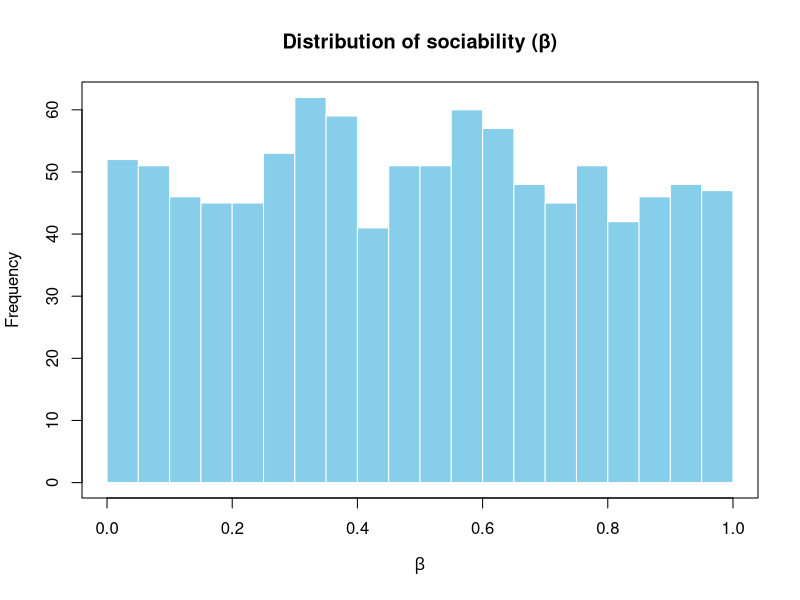
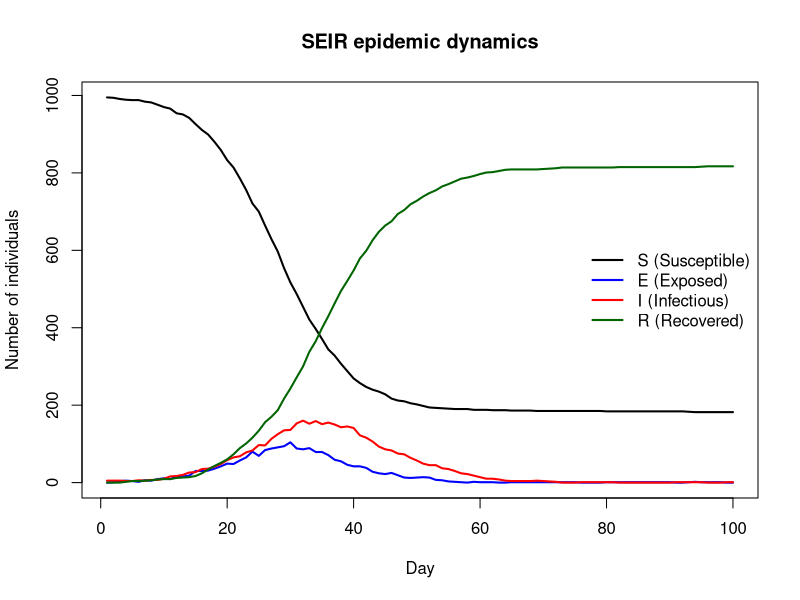
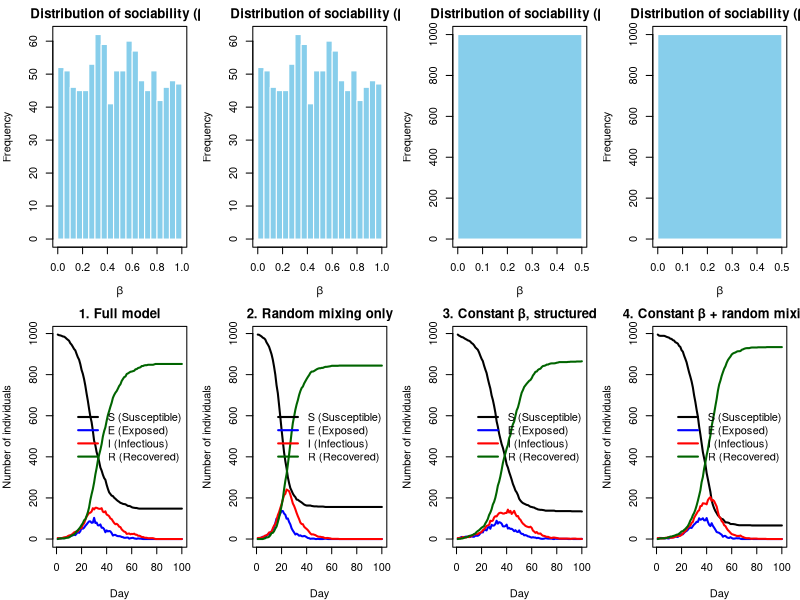

Recreate these plots in R, in order.
#Contribution:
# Zixuan Qiu s2777279: Question3, 34%
#Jianru Guo s2806788: Question 4,5
#
#
# --------------------------------------------------------------------
# GitHub Link: 
# --------------------------------------------------------------------
# SEIR Epidemic Model with Household and Network Structure
# ---------------------------------------------------------------------
# This code implements a SEIR (Susceptible-Exposed-Infected-Recovered)
# epidemic model that incorporates social structure through:
#   - Households: people living together
#   - Contact networks: regular network of contacts
#   - Random mixing: Irrespective of household or regular network relations
# ---------------------------------------------------------------------
# Structure:
#
# nseir: Simulate SEIR epidemic with household and network structure
#


#Assuming the population size n = 1000 and the maximum household size is 5
n<-1000

#First, we need to create a vector "h" (length of h = n) to show which household each person belongs to.
set.seed(111) #use set.seed() function to make sure every time we run this code, we will get the same "h"
h <- rep(1:n, times = sample(1:5, n, replace = TRUE))[1:n]
#sample() is used to randomly get 1000 house sizes which ranges from 1 to 5 based on uniform distribution, i.e. the first element of "h" means the first household size...
#We then use the result of sample() as the "times" parameter of rep() to assign household ID to each person, i.e. repeat each household ID according to its sampled size.
#After repeating, the result may be more than 1000 since sizes are random between 1 and 5.We only keep the first 1000 people.

#Then we move to construct a function get.net(beta,h,nc) to show the possible social contact network among individuals in the population.
#get.net(beta,h,nc) takes the "sociability" parameter vector "beta" (length of "beta" should be n), the household belonging vector "h" and the average number of contacts per person "nc" (here we set nc to 15) as inputs.
#get.net(beta,h,nc) will return a list that indicates the indices of the regular (non-household) contacts of each person.
#the probability of having a link between person i and person j is calculated by "nc*beta[i]*beta[j]/((mean of beta)^2*(n-1))".
get.net <- function(beta,h,nc = 15){
  #redefine "n" inside the function to improve robustness
  n<-length(beta)
  
  #given the "sociability" parameter vector "beta", we can calculate its mean "avg_beta".
  avg_beta <- mean(beta)
  
  #create an nxn matrix P to save the probabilities of having a link between each pair of people
  #here we initialize nxn matrix P with 3(this value is arbitrary) instead of "NA" to make following check "P[i,j] != 0" proceed smoothly.
  P<-matrix(3,nrow = n, ncol = n)
  #create an nxn empty matrix and an empty list to save final results
  R<-matrix(,nrow = n, ncol = n)
  l<-list()
  
  P[outer(h,h,FUN = "==")]<-0
  #outer() is used to apply function "FUN = "=="" to every pair (h[i], h[j]) (i,j=1,2,..n) and will return an n×n logical matrix.
  #if h[i] = h[j] (i,j=1,2,..n), it indicates that person i either is the person j (the same person) or person i and j belong to the same household.
  #In this case, we will set the corresponding values to 0 because we only care about the non-household contacts of person i.
  
  #since the network we considered here is undirected, matrix P is theoretically symmetric.
  #to reduce the time of running this function, we only calculate the upper triangle of P and set all entries in the lower triangle to 0. 
  P[lower.tri(P)]<-0
  
  #loop through the upper triangle of matrix P
  for (i in 1:n){
    for (j in i:n){ 
      #if person i and j don't belong to the same household, we will calculate the probability of having a link between them based on the formula.
      if (P[i,j] != 0){ 
        P[i,j]<-nc*beta[i]*beta[j]/(avg_beta^2*(n-1)) #note that, in some extreme cases, the calculated probability value may be larger than 1, but it won't affect the final result
      }
    }
  }
  
  for (k in 1:n){ 
    s<-runif(n+1-k, min=0, max=1) #For each row in the upper triangle of matrix P, we create a random number vector "s" of the corresponding length, with each entry drawn from the interval [0, 1] by using runif().
    s[P[k,c(k:n)]==0]<-0 #if one entry in the upper triangle of matrix P equals 0, we will also set the corresponding value in "s" to 0 to avoid comparing.
    #Only when the connection probability between the two people exceeds the corresponding value of "s" do we regard a link as present, i.e. the two individuals are each other's regular contacts, and we record this case as 1. Otherwise, we record as 0.
    P[k,c(k:n)][P[k,c(k:n)]>s]<-1
    P[k,c(k:n)][P[k,c(k:n)]<=s]<-0
  }
  
  #use t() to transpose the upper triangle of P and further derive the full matrix R
  R<-P+t(P)
  
  #looping through every row of R, we can find the indices of value 1 (i.e. the regular contacts of each person) by using which() and save the results to the empty list "l".
  for (m in 1:n){
    l[[m]]<-c(which(R[m,]==rep(1,n)))
  }
  
  #return list "l"---the ith element of which is a vector of the indices of the regular (non-household) contacts of person i; "integer(0)" means this person has no contact.
  return(l)
}



# nseir function:
# Arguments:
#   beta      - sociability parameter for each person
#   h         - household ID for each person
#   alink     - list of contact indices for each person
#   alpha     - infection probabilities [household, contacts, random mixing]
#   delta     - daily probability E->I (default 0.2)
#   gamma     - daily probability I->R (default 0.4)
#   nc        - average contacts per person (default 15)
#   nt        - days to simulate (default 100)
#   pinf      - initial infection proportion (default 0.005)
#
# Returns:
#   List of daily counts: S, E, I, R, and time vector t
#
# Process:
#   Each day: record counts, transition states (E->I, I->R), then spread
#   infection via households, contacts, and random mixing

nseir <- function(beta,h,alink,alpha=c(.1,.01,.01),
                  delta=.2,gamma=.4,nc=15, nt = 100,pinf = .005){
  n <- length(beta)
  beta_bar <- mean(beta)
  
  # Extract infection probabilities
  alpha_h <- alpha[1]  # household
  alpha_c <- alpha[2]  # contacts
  alpha_r <- alpha[3]  # random mixing
  
  # Initialize states: 1=S, 2=E, 3=I, 4=R
  # All people are susceptible(S=1) at the beginning
  state <- rep(1, n)
  
  # Randomly select pinf proportion to start infected (state change to 3)
  # Use max() to ensure at least 1 infected
  n_initial <- max(1, round(n * pinf))
  initial_infected <- sample(n, n_initial)
  state[initial_infected] <- 3
  
  # Storage for daily counts of all states
  S <- numeric(nt)
  E <- numeric(nt)
  I <- numeric(nt)
  R <- numeric(nt)
  
  day <- 1
  while (day <= nt) {
    # main loop: Record current state counts
    S[day] <- sum(state == 1)
    E[day] <- sum(state == 2)
    I[day] <- sum(state == 3)
    R[day] <- sum(state == 4)
    
    u <- runif(n)
    
    # a copy of current state
    new_state <- state
    
    # state transitions using logical indexing
    new_state[state == 2 & u < gamma] <- 3   # E -> I
    new_state[state == 3 & u < delta] <- 4   # I -> R
    
    infected_idx <- which(state == 3)
    i_idx <- 1
    
    
    # Process infections (S -> E)
    # Need to loop through infected individuals
    while (i_idx <= length(infected_idx)) {
      i <- infected_idx[i_idx]
      
      # 1. Household infections
      # find the infectious people who live in the same household as person i 
      household_susceptible <- which(h == h[i] & state == 1 & (1:n) != i)
      if (length(household_susceptible) > 0) {
        u_h <- runif(length(household_susceptible))
        new_state[household_susceptible[u_h < alpha_h]] <- 2
      }
      
      # 2. Network contact infections
      # find the contacts of person i, who are also infectious
      contacts_i <- alink[[i]]
      
      if (length(contacts_i) > 0) {
        u_c <- runif(length(contacts_i))
        susceptible_contacts <- contacts_i[state[contacts_i] == 1]
        if (length(susceptible_contacts) > 0) {
          u_c_sub <- runif(length(susceptible_contacts))
          new_state[susceptible_contacts[u_c_sub < alpha_c]] <- 2
        }
      }
      
      # 3. Random mixing infections
      susceptible_idx <- which(state == 1)
      if (length(susceptible_idx) > 0) {
        p_infect <- (alpha_r * nc * beta[i] * beta[susceptible_idx]) / 
          (beta_bar^2 * (n - 1))
        u_r <- runif(length(susceptible_idx))
        new_state[susceptible_idx[u_r < p_infect]] <- 2
      }
      i_idx <- i_idx + 1
    }
    state <- new_state
    day <- day + 1
  }
  return(list(S = S, E = E, I = I, R = R, t = 1:nt))
}

#Visualize the SEIR epidemic simulation :
#show the distribution of beta: indicate how socially active different people are
#show the time evolution of the epidemic: indicate how the numbers of each status change over time
#compare four versions of SEIR model 

#generate one random number between 0 and 1 for each person
beta <- runif(n, 0, 1)
# generate the list that gives the indices of ith regular contacts
alink <- get.net(beta, h, nc = 15)
# generate a list containing time series vectors for S, E, I, R, t 
epi <- nseir(beta, h, alink)

# Full model
epi_full <- nseir(beta, h, alink, alpha = c(0.1, 0.01, 0.01))

# only Random-mixing
epi_random <- nseir(beta, h, alink, alpha = c(0, 0, 0.04))

# full model with Constant beta
beta_const <- rep(mean(beta), n)
epi_const <- nseir(beta_const, h, alink, alpha = c(0.1, 0.01, 0.01))

# Constant bet + Random mixing
epi_const_random <- nseir(beta_const, h, alink, alpha = c(0, 0, 0.04))

#add the sociability vector beta into the result list to draw the histogram 
epi$beta <- beta 

epi_full$beta <- beta
epi_random$beta <- beta
epi_const$beta <- beta_const
epi_const_random$beta <- beta_const


plot_nseir<- function(epi, main = "SEIR epidemic dynamics") {
  #first set up the plotting window
  #par(mfrow = c(1, 2), mar = c(4, 4, 2, 1))
  
  #left panel is the histogram of the sociability distribution beta
  #in this plot, flat histogram represents relatively mixed sociability
  #narrow histogram indicates relatively similar sociability
  hist(epi$beta,
       breaks = 20, col = "skyblue",#number of histogram bins and the color
       xlab = expression(beta),#x-axis
       main = "Distribution of sociability (β)",#title
       border = "white")#remove bar borders
  box()#draw box around the plot
  
  #right panel: SEIR time series dynamics
  #This plot shows how the epidemic evolves in the population( with the number of S, E, I, R over the time period)
  ymax <- max(epi$S, epi$E, epi$I, epi$R)
  #first plot the curve for S
  plot(epi$t, epi$S, type = "l", lwd = 2, col = "black",
       ylim = c(0, ymax), xlab = "Day", ylab = "Number of individuals",
       main = main)
  #add E, I, R into the plot with different colors
  lines(epi$t, epi$E, lwd = 2, col = "blue")
  lines(epi$t, epi$I, lwd = 2, col = "red")
  lines(epi$t, epi$R, lwd = 2, col = "darkgreen")
  
  legend("right",
         legend = c("S (Susceptible)", "E (Exposed)",
                    "I (Infectious)", "R (Recovered)"),
         col = c("black", "blue", "red", "darkgreen"),
         lwd = 2, bty = "n")
}
plot_nseir(epi)
#plot 4 scenarios next to each other
par(mfcol = c(2, 4), mar = c(4, 4, 2, 1))  
plot_nseir(epi_full, main = "1. Full model")
plot_nseir(epi_random, main = "2. Random mixing only")
plot_nseir(epi_const, main = "3. Constant β, structured")
plot_nseir(epi_const_random, main = "4. Constant β + random mixing")


#Comparing model 1 with model 2, model 3 with model 4, the inclusion of household and network structure slow down the spread of infection. 
#Households and network structure separate people in groups that limiting the opportunity for the epidemic to spread.
#For random mixing, anyone in the population can be contacted by an infectious person, so the transmission is faster, which increase the epidemic peak.
#So considering househode and network structure would make predicted epidemic grows slower with smaller epidemic peak than considering only random mixing.




